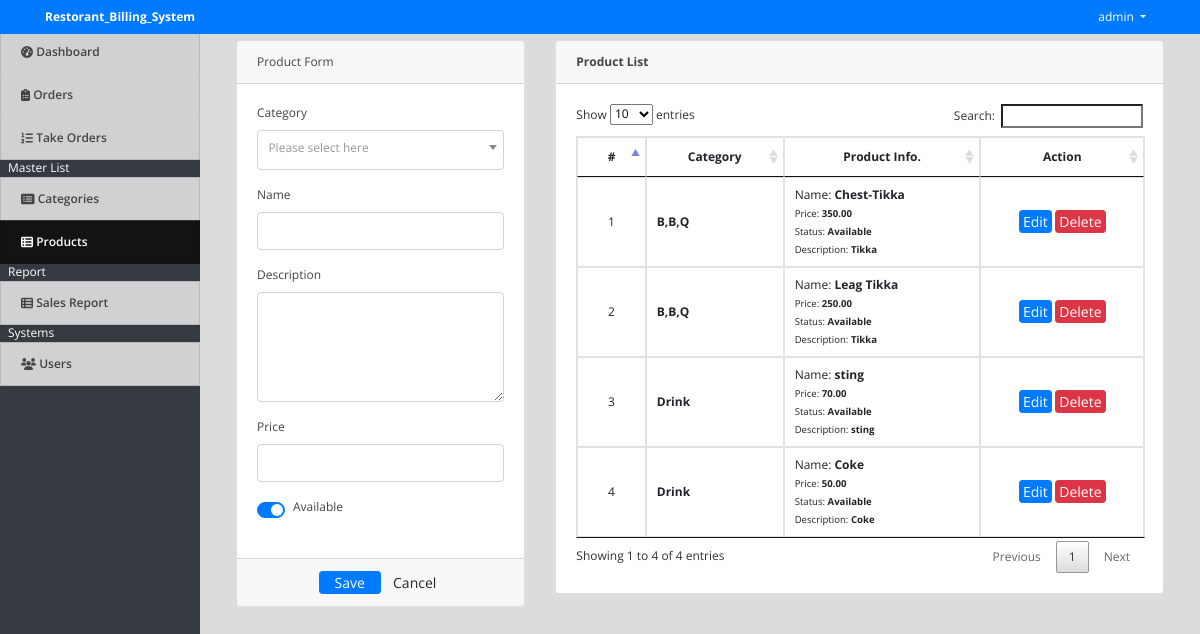
Screenshot of /index.php?page=products (signed in) with the database file from the repository.
### tables this page shows
CREATE TABLE `products` (
  `id` int(30) NOT NULL,
  `category_id` int(30) NOT NULL,
  `name` varchar(200) NOT NULL,
  `description` text NOT NULL,
  `price` float NOT NULL,
  `status` tinyint(1) NOT NULL DEFAULT 1 COMMENT '0=Unavailable,1=Available'
);

### products.php (the view, shortened to what this page needs)
<?php include('db_connect.php');?>
<div class="container-fluid">
	<div class="col-lg-12">
		<div class="row">
			<div class="col-md-4">
			<form action="" id="manage-product">
				<div class="card">
					<div class="card-header">
						   Product Form
				  	</div>
					<div class="card-body">
							<div class="form-group">
								<label class="control-label">Category</label>
									<?php
									$qry = $conn->query("SELECT * FROM categories order by name asc");
									while($row=$qry->fetch_assoc()):
										$cname[$row['id']] = ucwords($row['name']);
									?>
								<?php endwhile; ?>
							</div>
							<div class="form-group">
								<label class="control-label">Name</label>
								<input type="text" class="form-control" name="name">
							</div>
							<div class="form-group">
								<label class="control-label">Description</label>
								<textarea name="description" id="description" cols="30" rows="4" class="form-control"></textarea>
							</div>
							<div class="form-group">
								<label class="control-label">Price</label>
								<input type="number" class="form-control text-right" name="price">
							</div>
							<div class="form-group">
								<div class="custom-control custom-switch">
								  <label class="custom-control-label" for="status">Available</label>
								</div>
							</div>
					</div>
					<div class="card-footer">
						<div class="row">
							<div class="col-md-12">
								<button class="btn btn-sm btn-primary col-sm-3 offset-md-3"> Save</button>
								<button class="btn btn-sm btn-default col-sm-3" type="button" onclick="$('#manage-product').get(0).reset()"> Cancel</button>
							</div>
						</div>
					</div>
				</div>
			</form>
			</div>
			<div class="col-md-8">
				<div class="card">
					<div class="card-header">
						<b>Product List</b>
					</div>
					<div class="card-body">
						<table class="table table-bordered table-hover">
							<thead>
								<tr>
									<th class="text-center">#</th>
									<th class="text-center">Category</th>
									<th class="text-center">Product Info.</th>
									<th class="text-center">Action</th>
								</tr>
							</thead>
							<tbody>
								<?php
								$i = 1;
								$product = $conn->query("SELECT * FROM products order by id asc");
								while($row=$product->fetch_assoc()):
								?>
								<tr>
									<td class="text-center"><?php echo $i++ ?></td>
									<td class="">
										<p><b><?php echo $cname[$row['category_id']] ?></b></p>
									</td>
									<td class="">
										<p>Name: <b><?php echo $row['name'] ?></b></p>
										<p><small>Price: <b><?php echo number_format($row['price'],2) ?></b></small></p>
										<p><small>Status: <b><?php echo $row['status'] == 1 ? " Available" : "Unavailable" ?></b></small></p>
										<p><small>Description: <b><?php echo $row['description'] ?></b></small></p>
									</td>
									<td class="text-center">
										<button class="btn btn-sm btn-primary edit_product" type="button" data-id="<?php echo $row['id'] ?>" data-description="<?php echo $row['description'] ?>" data-name="<?php echo $row['name'] ?>"  data-price="<?php echo $row['price'] ?>"  data-status="<?php echo $row['status'] ?>" data-category_id="<?php echo $row['category_id'] ?>">Edit</button>
										<button class="btn btn-sm btn-danger delete_product" type="button" data-id="<?php echo $row['id'] ?>">Delete</button>
									</td>
								</tr>
								<?php endwhile; ?>
							</tbody>
						</table>
					</div>
				</div>
			</div>
		</div>
	</div>
</div>

### index.php (shortened to what this page needs)
<!DOCTYPE html>
<html lang="en">
<head>
<?php
 include('./header.php');
 ?>
</head>
<body>
	<?php include 'topbar.php' ?>
	<?php include 'navbar.php' ?>
  <main id="view-panel" >
      <?php $page = isset($_GET['page']) ? $_GET['page'] :'home'; ?>
  	<?php include $page.'.php' ?>
  </main>
</body>
</html>

### header.php (shortened to what this page needs)
  <link rel="stylesheet" href="assets/font-awesome/css/all.min.css">
<link href="assets/vendor/bootstrap/css/bootstrap.min.css" rel="stylesheet">
<link href="assets/vendor/icofont/icofont.min.css" rel="stylesheet">
<link href="assets/vendor/boxicons/css/boxicons.min.css" rel="stylesheet">
<link href="assets/vendor/venobox/venobox.css" rel="stylesheet">
<link href="assets/vendor/animate.css/animate.min.css" rel="stylesheet">
<link href="assets/vendor/remixicon/remixicon.css" rel="stylesheet">
<link href="assets/vendor/owl.carousel/assets/owl.carousel.min.css" rel="stylesheet">
<link href="assets/vendor/bootstrap-datepicker/css/bootstrap-datepicker.min.css" rel="stylesheet">
<link href="assets/DataTables/datatables.min.css" rel="stylesheet">
<link href="assets/css/jquery.datetimepicker.min.css" rel="stylesheet">
<link href="assets/css/select2.min.css" rel="stylesheet">
<link href="assets/css/style.css" rel="stylesheet">
<link type="text/css" rel="stylesheet" href="assets/css/jquery-te-1.4.0.css">

### topbar.php (shortened to what this page needs)
<nav class="navbar navbar-light fixed-top bg-primary" style="padding:0">
  <div class="container-fluid mt-2 mb-2">
  	<div class="col-lg-12">
      <div class="col-md-4 float-left text-white">
        <large><b>Restorant_Billing_System</b></large>
      </div>
	  	<div class="float-right">
        <div class=" dropdown mr-4">
            <a href="#" class="text-white dropdown-toggle"  id="account_settings" data-toggle="dropdown" aria-haspopup="true" aria-expanded="false"><?php echo $_SESSION['login_name'] ?> </a>
        </div>
      </div>
  </div>
</nav>

### navbar.php (shortened to what this page needs)
<nav id="sidebar" class='mx-lt-5 bg-dark' >
		<div class="sidebar-list">
				<a href="index.php?page=home" class="nav-item nav-home"><span class='icon-field'><i class="fa fa-tachometer-alt "></i></span> Dashboard</a>
				<a href="index.php?page=orders" class="nav-item nav-orders"><span class='icon-field'><i class="fa fa-clipboard-list "></i></span> Orders</a>
				<a href="billing/index.php" class="nav-item nav-takeorders"><span class='icon-field'><i class="fa fa-list-ol "></i></span> Take Orders</a>
				<?php if($_SESSION['login_type'] == 1): ?>
				<div class="mx-2 text-white">Master List</div>
				<a href="index.php?page=categories" class="nav-item nav-categories"><span class='icon-field'><i class="fa fa-list-alt "></i></span> Categories</a>
				<a href="index.php?page=products" class="nav-item nav-products"><span class='icon-field'><i class="fa fa-th-list "></i></span> Products</a>
				<?php endif; ?>
				<div class="mx-2 text-white">Report</div>
				<a href="index.php?page=sales_report" class="nav-item nav-sales_report"><span class='icon-field'><i class="fa fa-th-list"></i></span> Sales Report</a>
				<?php if($_SESSION['login_type'] == 1): ?>
				<div class="mx-2 text-white">Systems</div>
				<a href="index.php?page=users" class="nav-item nav-users"><span class='icon-field'><i class="fa fa-users "></i></span> Users</a>
			<?php endif; ?>
		</div>
</nav>

### assets/css/style.css (style rules this page uses)
body { font-family: "Open Sans", sans-serif; color: #444444; width: 100%; height: calc(100%); font-size: 12px; }
a { color: #1977cc; }
nav#sidebar { height: calc(100%); position: fixed; z-index: 99; left: 0; width: 200px; font-size: 12px; top: 2.5em; }
a.nav-item { position: relative; display: block; padding: .75rem 1.25rem; margin-bottom: -1px; border: 1px solid rgba(0,0,0,.125); background-color: #ffffffc4; color: #484343; font-weight: 600; }
a.nav-item:hover, .nav-item.active { background-color: #000000ad; color: #fffafa; }
main#view-panel { margin-left: 200px; width:calc(100% - 200px); margin-top: 2.8em; padding: .5em }
.btn-sm { padding: .0001rem .2rem; }

### index.php (style rules this page uses)
body { background: #80808045; }

### products.php (style rules this page uses)
td { vertical-align: middle !important; }
td p { margin:unset; }
.custom-switch { cursor: pointer; }
.custom-switch * { cursor: pointer; }

### rows the page displays
products: category "B,B,Q", name "Chest-Tikka", price "350.00", status "Available", description "Tikka"
products: category "B,B,Q", name "Leag Tikka", price "250.00", status "Available", description "Tikka"
products: category "Drink", name "sting", price "70.00", status "Available", description "sting"
products: category "Drink", name "Coke", price "50.00", status "Available", description "Coke"

### other values shown
$_SESSION['login_name'] "admin"
